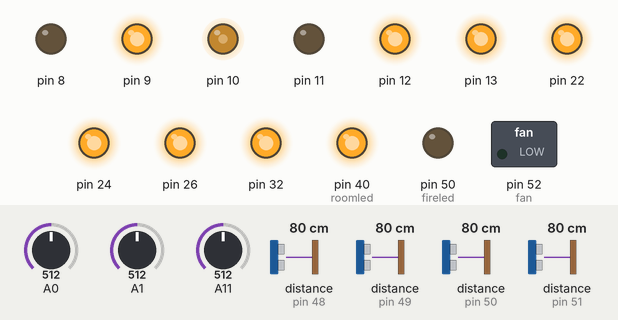
Recording of a sketch running on a simulated Arduino Mega 2560, built with avr-gcc and run on an emulated ATmega2560. Parts: switched loads named in the sketch (green lamp = pin HIGH), output pins drawn as LEDs (lit = HIGH). Dashed ring = blinking. The inputs (shaded band) are chosen by the test bench; at power-on: distance to the obstacle (sensors on pin 50, pin 51, pin 48, pin 49) 80 cm, A1 = 512, A0 = 512, A11 = 512. What the sketch prints to the serial monitor is not drawn.

Above: at 1.6 s.
1.7 s: distance to the obstacle (sensor on pin 50) set to 43 cm
3.2 s: distance to the obstacle (sensor on pin 50) set to 35 cm
At 6.0 s:
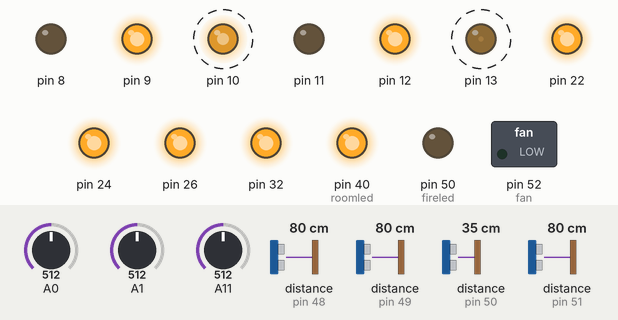
6.2 s: distance to the obstacle (sensor on pin 51) set to 2 cm
At 8.7 s:
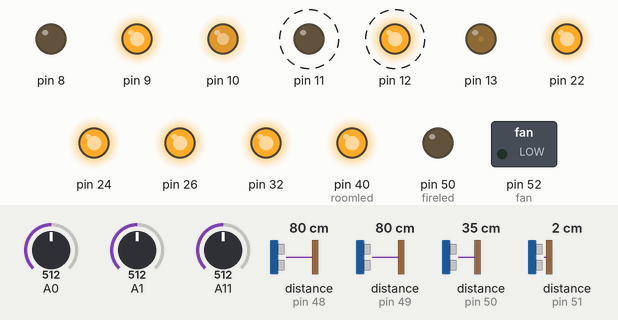
9.2 s: A1 set to 490
12.2 s: A1 set to 463
At 13.0 s:
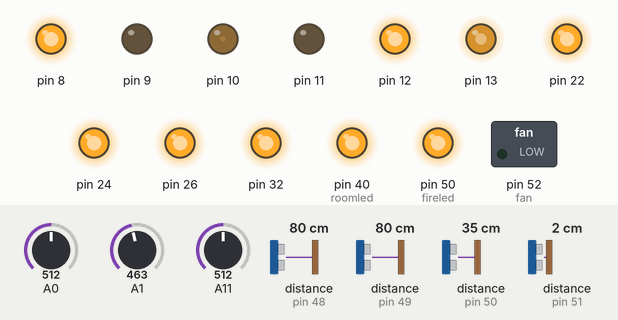
13.8 s: A0 set to 480
15.3 s: A0 set to 445
At 16.2 s:
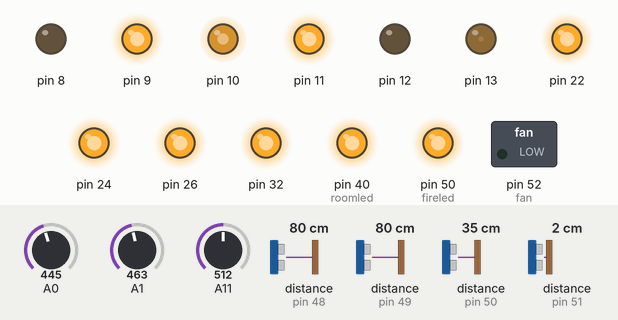
Timing chart, 0 to 17.9 s (numbered marks = the images above; inputs shaded):
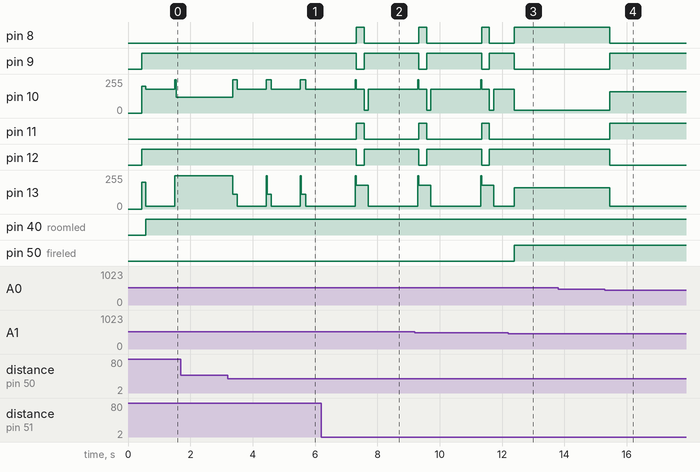

The sketch:

main.ino
```cpp
#include "Adafruit_VL53L0X.h"
#include "MOTOR.h"
#include "TOFSENSORS.h"

#define LOX1_ADDRESS 0x30
#define LOX2_ADDRESS 0x31
#define LOX3_ADDRESS 0x32
#define LOX4_ADDRESS 0x33

#define SHT_LOX4 32
#define SHT_LOX3 26
#define SHT_LOX2 24
#define SHT_LOX1 22

#define pi 3.14159265358979

Adafruit_VL53L0X lox1 = Adafruit_VL53L0X();
Adafruit_VL53L0X lox2 = Adafruit_VL53L0X();
Adafruit_VL53L0X lox3 = Adafruit_VL53L0X();
Adafruit_VL53L0X lox4 = Adafruit_VL53L0X();

TOF tof1(SHT_LOX1, LOX1_ADDRESS, &lox1);
TOF tof2(SHT_LOX2, LOX2_ADDRESS, &lox2);
TOF tof3(SHT_LOX3, LOX3_ADDRESS, &lox3);
TOF tof4(SHT_LOX4, LOX4_ADDRESS, &lox4);

MOTOR leftMotor(12, 11, 13);
MOTOR rightMotor(9, 8, 10);
//MOTOR_CONTROL motorController(leftMotor, rightMotor, 50);
//ENCODER leftEncoder(3);
//ENCODER rightEncoder(2);

int timeSinceLastReading = 0;
#define EPSILON 0.00001  // To handle potential division by zero

float closestPointOnLine(float x1, float y1, float x2, float y2, float px, float py) {
  // Calculate line slope and y-intercept (if not vertical)
  float a, b;
  if (abs(x2 - x1) < EPSILON) {
    // Line is vertical, closest point is simply the y coordinate of the point
    a = INFINITY;
    b = x1;
  } else {
    a = (y2 - y1) / (x2 - x1);
    b = y1 - a * x1;
  }

  // Project the point (px, py) onto the line
  float pxProj = (a * px + py - b) / (a * a + 1);
  float pyProj;

  // Check if projection falls on the line segment
  if (pxProj < x1 - EPSILON || pxProj > x2 + EPSILON) {
    // Projection falls outside the line segment, check which endpoint is closer
    float d1 = sqrt(square(px - x1) + square(py - y1));
    float d2 = sqrt(square(px - x2) + square(py - y2));
    return (d1 < d2) ? y1 : y2;
  } else {
    pyProj = a * pxProj + b;
  }

  return pyProj;
}

float square(float x) {
  return x * x;
}

float getang(float y1, float y2, float dist) {
  float rise = (y1-y2)/dist;
  return atan(rise) * (180.0/pi);
}

#define SENSOR_DIST 200
#define MIDPOINTX 115
#define MIDPOINTY -100
#define MAX_ANGLE 8.0
#define WHEEL_SMOOTHING 3.0
#define DESIRED_DISTANCE 125
int SMOOTHING_START_DISTANCE_MM = DESIRED_DISTANCE / 1.1;
float currentMaxAngle = MAX_ANGLE;
#define TURNING_CONSTANT_PRIMARY 240
#define TURNING_CONSTANT_SECONDARY 100

void setup() {
  pinMode(40, OUTPUT); // roomled
  pinMode(50, OUTPUT); // fireled
  pinMode(52, OUTPUT); // fan

  Serial.begin(9600);

  // wait until serial port opens for native USB devices
  while (! Serial) { delay(1); }

  Serial.println("\n\n======== CODE BEGIN =======\n");

  tof1.initTOF(); // left front
  tof2.initTOF(); // front
  tof3.initTOF(); // left back
  tof4.initTOF(); // left back

  Serial.println("\nAll VL53L0X initalized.\n");

  lox1.setMeasurementTimingBudgetMicroSeconds(20000);
  lox2.setMeasurementTimingBudgetMicroSeconds(20000);
  lox3.setMeasurementTimingBudgetMicroSeconds(20000);
  lox4.setMeasurementTimingBudgetMicroSeconds(20000);

  // Spike the motors to get the bot moving.
  leftMotor.setSpeed(200, true);
  rightMotor.setSpeed(200, true);
}

//TofTimings
float LeftBackTOF;
float LeftFrontTOF;
float FrontTOFLeft;
float FrontTOFRight;

long lastBadDataFromFront = -5000;
long lastBadDataFromLeft = -5000;

#define badDataTimeoutMS 1000


// ROOM DETECTION
bool on_tape = false;
bool in_room = false;

// Turns
bool turning = false;

int left_turning_sequence = 0;
long left_millis_tracker = 0;
bool second_left_turn_in_a_row = false;

int right_turning_sequence = 0;
long right_millis_tracker = 0;

int start_millis = 0;

// FIRE FIGHTING
int fire_fighting_sequence = 0;
long fire_millis_tracker = 0;
bool fire = false;

// Return Home
int return_sequence = 0;
long return_millis_tracker = 0;
bool returningHome = false;

void update_state_vars() {
  turning = false; if (left_turning_sequence > 0 || right_turning_sequence > 0) turning = true;
  fire = false; if (fire_fighting_sequence > 0) fire = true;
  returningHome = false; if (return_sequence > 0) returningHome = true;
}

void loop() {
  // return;
  // READINGS ========
  if (start_millis == 0) { start_millis = millis(); }
  update_state_vars();

  // FIRE SENSORS
  int rightfirereading = analogRead(A1);
  int leftfirereading = analogRead(A0);

  // LIGHT SENSOR
  int lightsensorreading = analogRead(A11);

  // TOF READINGS
  // if (left_turning_sequence != 2) { // Only read sensors when its not redundant to.
    LeftBackTOF = tof3.readTOF();
    LeftFrontTOF = tof2.readTOF();
  // }
  // if (right_turning_sequence != 2 ) {
    // if (!turning || left_turning_sequence == 2)
    FrontTOFLeft = tof1.readTOF();
    FrontTOFRight = tof4.readTOF();
  // }
  if (FrontTOFLeft >= 8000) {
    lastBadDataFromFront = millis();
  }
  if (LeftFrontTOF >= 8000) {
    lastBadDataFromLeft = millis();
  }
  if ((millis() - lastBadDataFromLeft) <= badDataTimeoutMS) {
    LeftFrontTOF = 7000;
  }
  if ((millis() - lastBadDataFromFront) <= badDataTimeoutMS) {
    FrontTOFLeft = 7000;
  }

  // END OF READINGS ==========

  // LOGIC ==========
  // -------------------------------------------------------------
  // --- Room Detection ------------------------------------------
  // -------------------------------------------------------------

  // Serial.println(lightsensorreading);
  if (lightsensorreading > 450) {
    if (!on_tape) {
      on_tape = true;
      in_room = !in_room;
    }
  } else if (on_tape) {
    if (lightsensorreading < 330) {
      on_tape = false;
    }
  }

  if (in_room) {
    digitalWrite(40, HIGH); // Light up the BLUE LED if we are in a room.
  } else {
    digitalWrite(40, LOW);
  }

  // -------------------------------------------------------------
  // --- Fire Fighting -------------------------------------------
  // -------------------------------------------------------------

  int ambient_room_without_fire = 475;
  // 0. If we havent found a fire see if we can find one
  if (fire_fighting_sequence == 0) {
    if ((leftfirereading < ambient_room_without_fire) || (rightfirereading < ambient_room_without_fire)) { // lower readings means more fire based ir light
      if (in_room) { // Because of the sun... We should only enter fire fighting mode if in a room
        digitalWrite(50, LOW); // Dim the RED LED if not in fire fighting mode.
        fire_fighting_sequence = 1;
      }
    }
  }

  // 1. Approach the fire until we find the tape next to it.
  if (fire_fighting_sequence == 1) {
    if (leftfirereading < rightfirereading) {
      rightMotor.setSpeed(160, true);
      leftMotor.setSpeed(0, false);
    }

    if (leftfirereading > rightfirereading) {
      rightMotor.setSpeed(0, false);
      leftMotor.setSpeed(160, true);
    }

    if (!in_room) { // in_room will toggle after going over the fire fighting tape meaning we should stop in our tracks and turn the fan on.
      rightMotor.setSpeed(0, true);
      leftMotor.setSpeed(0, true);
      fire_fighting_sequence = 2;
    }

    digitalWrite(50, HIGH); // Light up the RED LED if in fire fighting mode.
  }

  // 2. Extinguish the fire
  if (fire_fighting_sequence == 2) {
    digitalWrite(52, HIGH);
    if (leftfirereading >= ambient_room_without_fire) {
      if (fire_millis_tracker == 0) fire_millis_tracker = millis(); // If millis isn't set, set it so we can reference it to see how long we havent seen the fire for
      if (millis() - fire_millis_tracker >= 10000) {
        fire_fighting_sequence = 3; // If we havent seen the fire for X seconds then we assume its put out and we can move to phase 3
      }
    } else {
      fire_millis_tracker = 0;
    }
  }

  // 3. Start return sequence.
  if (fire_fighting_sequence == 3) {
    digitalWrite(52, LOW);
    digitalWrite(50, LOW);
    fire_fighting_sequence = 0;
    return_sequence = 1;
  }

  // -------------------------------------------------------------
  // --- Return Home ---------------------------------------------
  // -------------------------------------------------------------

  // 1. Align front to the wall
  if (return_sequence == 1 && !fire) {
    if (FrontTOFLeft < FrontTOFRight) {
      leftMotor.setSpeed(160, false);
      rightMotor.setSpeed(0, false);
    } else {
      rightMotor.setSpeed(160, false);
      leftMotor.setSpeed(0, false);
    }

    if (FrontTOFRight > 500) {
      return_sequence = 2;
    }
    return;
  }

  // 2. Align with left wall
  if (return_sequence == 2 && !fire) {
    if (LeftFrontTOF > LeftBackTOF) {
      leftMotor.setSpeed(160, false);
      rightMotor.setSpeed(0, false);
    } else {
      rightMotor.setSpeed(160, false);
      leftMotor.setSpeed(0, false);
    }

    if (LeftFrontTOF - LeftBackTOF < 10 && LeftFrontTOF - LeftBackTOF > -10) {
      return_millis_tracker = millis();
      leftMotor.setSpeed(170, true);
      rightMotor.setSpeed(130, false);
      return_sequence = 3;
    }

    return;
  }

  // 3. Rotate
  if (return_sequence == 3 && !fire) {
    if (millis() - return_millis_tracker >= 1850) {
      leftMotor.setSpeed(0, true);
      rightMotor.setSpeed(0, true);
      return_sequence = 4;
    }
    return;
  }

  // 4. Transition to wall follow routine.
  if (return_sequence == 4 && !fire) {

    return;
  }

  // -------------------------------------------------------------
  // --- Left Turning --------------------------------------------
  // -------------------------------------------------------------
  int min_left_turn_distance = 400; // Distance which the left front sensor should initate a left turn at
  bool back_up_before_left = false;
  if (!fire) {
    // 0. Detect if we need to turn left by judging the distance of the left front sensor.
    if (left_turning_sequence == 0) {
      if (LeftFrontTOF >= min_left_turn_distance) {
        right_turning_sequence = 0; // Left turns have the ability to interrupt right turns if conditions are right so we should make sure to reset the right turn
        if (back_up_before_left || second_left_turn_in_a_row) { // Back up
          leftMotor.setSpeed(180, false);
          rightMotor.setSpeed(180, false);
          delay(250);
        }
        leftMotor.setSpeed(0, true);
        rightMotor.setSpeed(180, true);

        left_millis_tracker = millis(); // Update the tracker with the start of our turn.
        left_turning_sequence = 1; // move to next sequence
      } else {
        second_left_turn_in_a_row = false; // Disable the left turn marker if the conditions weren't met.
      }
    }

    // Left turns will have time based progressions (WITHOUT DELAYS) to keep the rest of the loop functioning.
    // 1. Preprogrammed turn
    if (left_turning_sequence == 1) {
      Serial.println("1");
      if (millis() - left_millis_tracker > 800) { // Check our overshoot after enough time has passed
        check_alignment(FrontTOFLeft, FrontTOFRight);
        if (millis() - left_millis_tracker > 1580) { // Move to the next phase after we've roughly turned 90 degrees
          left_turning_sequence = 2;
          left_millis_tracker = millis();
        }
      }
    }

    // 2. If within reasonable bounds we can keep turning until we get alignment with the wall
    if (left_turning_sequence == 2) {
      if (FrontTOFLeft > 700 || FrontTOFRight > 700) { // If our sensors are beyond this distance we can start getting errors so its best to move to the next phase, hoping that we actually managed to turn.
        leftMotor.setSpeed(250, true);
        rightMotor.setSpeed(250, true);
        left_turning_sequence = 3;
        left_millis_tracker = millis();
      }

      check_alignment(FrontTOFLeft, FrontTOFRight);
    }

    // 3. Search for wall with timeout (500-2000 MS)
    if (left_turning_sequence == 3) {
      LeftFrontTOF = tof2.readTOF(); // Front left
      if (LeftFrontTOF < min_left_turn_distance || second_left_turn_in_a_row || in_room) { // if we see a wall or this is our second left turn in a row keep moving until our back sensor hits the wall
        if (LeftBackTOF < min_left_turn_distance) {
          left_turning_sequence = 0;
        }
        if (LeftFrontTOF < min_left_turn_distance || in_room) {
          leftMotor.setSpeed(250, true);
          rightMotor.setSpeed(120, true);
        } else {
          leftMotor.setSpeed(250, true);
          rightMotor.setSpeed(250, true);
        }
      } else if (millis() - left_millis_tracker > 1000) {
        left_turning_sequence = 0; // If we've driven this long and found nothing we probably wont find anything
        second_left_turn_in_a_row = true; // Track the fact we are going to need to do another left turn
        return; // After backing up, jump to the start to see if we can make another left turn.
      }
    }
  }

  // -------------------------------------------------------------
  // --- Right Turning -------------------------------------------
  // -------------------------------------------------------------
  int min_right_turn_distance = 400; // Distance which the left front sensor should initate a right turn at
  int too_close_right_turn_distance = 350; // Distance where we must back up as we are too close to the wall to properly turn
  if (left_turning_sequence == 0 && !fire) {
    // 0. Detect if we need to turn right by judging the distance of the front sensor.
    if (right_turning_sequence == 0) {
      if (FrontTOFRight <= min_right_turn_distance) {
        if (FrontTOFRight <= too_close_right_turn_distance) { // If we are too close for comfort back up and restart the loop!!
          leftMotor.setSpeed(180, false);
          rightMotor.setSpeed(180, false);
          delay(250);
        }

        right_turning_sequence = 1; // Move to next sequence
        leftMotor.setSpeed(180, true);
        rightMotor.setSpeed(0, true);
        right_millis_tracker = millis(); // Update the tracker with the start of our turn.
      }
    }

    // Right turns can be context aware as there will always be a wall next to them.
    // 1. Blindly turn to give the bot time to align both sensors on the new wall
    if (right_turning_sequence == 1) {
      if (millis() - right_millis_tracker > 2000) { // Move to the next phase after enough time has passed
        right_turning_sequence = 2;
      }
    }

    // 2. Now that both the sensors are on the same wall, monitor sensor balance for equalization and complete the turn.
    if (right_turning_sequence == 2) {
      int TOFOffset = LeftBackTOF - LeftFrontTOF;
      if (TOFOffset <= 80) {
        right_turning_sequence = 0;
      }
    }
  }

  update_state_vars(); // Update state so we dont wall follow if in a turn.

  // -------------------------------------------------------------
  // --- Wall Following ------------------------------------------
  // -------------------------------------------------------------
  if (!turning && !fire) { // Only wall follow when not doing a turn.
    // calculate points for wall following
    float closestY = closestPointOnLine(0, LeftBackTOF, SENSOR_DIST, LeftFrontTOF, MIDPOINTX, MIDPOINTY);
    float wallAngle = getang(LeftBackTOF, LeftFrontTOF, SENSOR_DIST);
    bool turningTowards = wallAngle > 0;
    bool LeftOfDesiredDistance = (closestY - DESIRED_DISTANCE) < 0;

    currentMaxAngle = MAX_ANGLE * (abs(closestY - DESIRED_DISTANCE) / SMOOTHING_START_DISTANCE_MM);
    if (currentMaxAngle > MAX_ANGLE) currentMaxAngle = MAX_ANGLE;


    if ((abs(wallAngle) >= currentMaxAngle)) {
      if (turningTowards) {
        leftMotor.setSpeed(250, true);
        rightMotor.setSpeed(110, true);
      } else {
        rightMotor.setSpeed(250, true);
        leftMotor.setSpeed(110, true);
      }
    } else if (LeftOfDesiredDistance) {
      leftMotor.setSpeed(250, true);
      rightMotor.setSpeed(110, true);
    } else {
      rightMotor.setSpeed(250, true);
      leftMotor.setSpeed(110, true);
    }
  }

}

void check_alignment(int FrontTOFLeft, int FrontTOFRight) {
  if (abs(FrontTOFLeft - FrontTOFRight) < 25) { // Check alignment
    leftMotor.setSpeed(250, true);
    rightMotor.setSpeed(250, true);
    left_turning_sequence = 3;
    left_millis_tracker = millis();
  }
}
```

MOTOR.h
```cpp
#ifndef ANALOG_MAX
    #define ANALOG_MAX 250
#endif

#ifndef ANALOG_MIN
    #define ANALOG_MIN 20
#endif

#ifndef ANALOG_START
    #define ANALOG_START 160
#endif

#ifndef ANALOG_START_TIME
    #define ANALOG_START_TIME 50
#endif

#ifndef MOTOR_h
#define MOTOR_h

#include <Arduino.h>

class MOTOR {
private:
    int dirPin1, dirPin2;
    int enablePin;

public:
    int currentSpeed = 0;
    bool currentDir = false;
    MOTOR() = default;
    MOTOR(int inputDirPin1, int inputDirPin2, int inputEnablePin);
    void setSpeed(int speed, bool direction);
    void stop();
};

class ENCODER {
private:
    int tickPin;
    static void tick();
    static long total_ticks;
public:
    ENCODER() = default;
    ENCODER(int inputTickPin);
    long getValue();
};

class MOTOR_CONTROL {
private:
    MOTOR leftMotor;   // Use a reference to MOTOR objects
    MOTOR rightMotor;
    int speedBalance;
    int contextializeSpeed(int speed);

public:
    MOTOR_CONTROL(MOTOR inputLeftMotor, MOTOR inputRightMotor, int inputSpeedBalance = 0);
    bool isTurningLeft();
    bool isTurningRight();
    void turnLeft(int turnspeed, int speed = 255);
    void turnRight(int turnspeed, int speed = 255);
    void stop();
    void swivelLeft(int speed);
    void swivelRight(int speed);
};

#endif
```

TOFSENSORS.cpp
```cpp
#include "HardwareSerial.h"
#include "TOFSENSORS.h"
#include "Adafruit_VL53L0X.h"

TOF::TOF(int inputPin, uint8_t inputLoxAddr, Adafruit_VL53L0X* inputLoxObj) {
  pinMode(inputPin, OUTPUT);
  digitalWrite(inputPin, LOW);

  loxAddress = inputLoxAddr;
  pin = inputPin;
  loxObj = inputLoxObj;
};

void TOF::initTOF() {
    Serial.println("VL53L0X on pin " + String(pin) + " Start INIT.");
    digitalWrite(pin, LOW);
    delay(50);
    // all unreset
    digitalWrite(pin, HIGH);
    delay(50);
    if(!loxObj->begin(loxAddress)) {
        Serial.println("Failed to boot VL53L0X on pin " + String(pin));
        while(1);
    }

    Serial.println(F("Initalized VL53L0X\n"));
    delay(10);
};

int TOF::readTOF() {
    loxObj->rangingTest(&measure, false);

    if(measure.RangeStatus != 4) { // if not out of range
        return measure.RangeMilliMeter;
    } else {
        return 8191;
    }

    Serial.print(F(" "));
    Serial.println();
};
```

Source omitted: MOTOR.cpp (3505 bytes), TOFSENSORS.h (385 bytes)

Measured:
- the behaviour switches between 40 and 39 cm on distance to the obstacle (sensor on pin 50) (found by bisection; images 0 and 1)
- the behaviour switches between 475 and 474 on A1 (found by bisection; images 2 and 3)
- the behaviour switches between 463 and 462 on A0 (found by bisection; images 3 and 4)
- after the input at 1.7 s, every drawn part: stays the same
- after the input at 3.2 s, pin 10: alternates 250/255 for 0.17 s and 180/255 for 0.93 s, starting after 0.17 s; pin 13: alternates 110/255 for 0.17 s and 20/255 for 0.93 s, starting after 0.17 s
- after the input at 6.2 s, pin 8, pin 11: LOW → HIGH after 1.1 s, → LOW 0.25 s later; pin 9, pin 12: HIGH → LOW after 1.1 s, → HIGH 0.25 s later
- after the input at 12.2 s, pin 11: stays LOW (without the input it goes to HIGH after 1.2 s); pin 12: stays HIGH (without the input it goes to LOW after 1.2 s); pin 50 (fireled): LOW → HIGH after 0.19 s
- after the input at 13.8 s, every drawn part: stays the same
- after the input at 15.3 s, pin 8, pin 12: HIGH → LOW after 0.15 s; pin 9, pin 11: LOW → HIGH after 0.15 s; pin 10: 20/255 → 160/255 after 0.15 s; pin 13: 160/255 → 20/255 after 0.15 s
